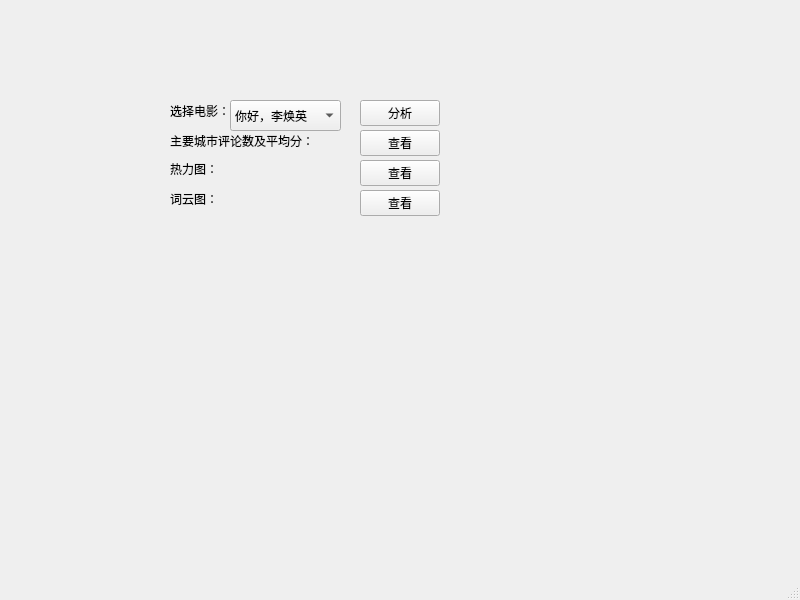
<?xml version="1.0" encoding="UTF-8"?>
<ui version="4.0">
 <class>MainWindow</class>
 <widget class="QMainWindow" name="MainWindow">
  <property name="geometry">
   <rect>
    <x>0</x>
    <y>0</y>
    <width>800</width>
    <height>600</height>
   </rect>
  </property>
  <property name="windowTitle">
   <string>MainWindow</string>
  </property>
  <widget class="QWidget" name="centralwidget">
   <widget class="QLabel" name="label">
    <property name="geometry">
     <rect>
      <x>170</x>
      <y>100</y>
      <width>81</width>
      <height>21</height>
     </rect>
    </property>
    <property name="text">
     <string>选择电影：</string>
    </property>
   </widget>
   <widget class="QLabel" name="label_2">
    <property name="geometry">
     <rect>
      <x>170</x>
      <y>130</y>
      <width>151</width>
      <height>21</height>
     </rect>
    </property>
    <property name="text">
     <string>主要城市评论数及平均分：</string>
    </property>
   </widget>
   <widget class="QLabel" name="label_3">
    <property name="geometry">
     <rect>
      <x>170</x>
      <y>160</y>
      <width>55</width>
      <height>18</height>
     </rect>
    </property>
    <property name="text">
     <string>热力图：</string>
    </property>
   </widget>
   <widget class="QLabel" name="label_4">
    <property name="geometry">
     <rect>
      <x>170</x>
      <y>190</y>
      <width>55</width>
      <height>18</height>
     </rect>
    </property>
    <property name="text">
     <string>词云图：</string>
    </property>
   </widget>
   <widget class="QComboBox" name="comboBox">
    <property name="geometry">
     <rect>
      <x>230</x>
      <y>100</y>
      <width>111</width>
      <height>31</height>
     </rect>
    </property>
    <item>
     <property name="text">
      <string>你好，李焕英</string>
     </property>
    </item>
    <item>
     <property name="text">
      <string>asasa</string>
     </property>
    </item>
    <item>
     <property name="text">
      <string>TEst1</string>
     </property>
    </item>
    <item>
     <property name="text">
      <string>新建项目</string>
     </property>
    </item>
   </widget>
   <widget class="QPushButton" name="pushButton">
    <property name="geometry">
     <rect>
      <x>360</x>
      <y>100</y>
      <width>80</width>
      <height>26</height>
     </rect>
    </property>
    <property name="text">
     <string>分析</string>
    </property>
   </widget>
   <widget class="QPushButton" name="pushButton_2">
    <property name="geometry">
     <rect>
      <x>360</x>
      <y>130</y>
      <width>80</width>
      <height>26</height>
     </rect>
    </property>
    <property name="text">
     <string>查看</string>
    </property>
   </widget>
   <widget class="QPushButton" name="pushButton_3">
    <property name="geometry">
     <rect>
      <x>360</x>
      <y>160</y>
      <width>80</width>
      <height>26</height>
     </rect>
    </property>
    <property name="text">
     <string>查看</string>
    </property>
   </widget>
   <widget class="QPushButton" name="pushButton_4">
    <property name="geometry">
     <rect>
      <x>360</x>
      <y>190</y>
      <width>80</width>
      <height>26</height>
     </rect>
    </property>
    <property name="text">
     <string>查看</string>
    </property>
   </widget>
  </widget>
  <widget class="QMenuBar" name="menubar">
   <property name="geometry">
    <rect>
     <x>0</x>
     <y>0</y>
     <width>800</width>
     <height>23</height>
    </rect>
   </property>
  </widget>
  <widget class="QStatusBar" name="statusbar"/>
 </widget>
 <resources/>
 <connections/>
</ui>
